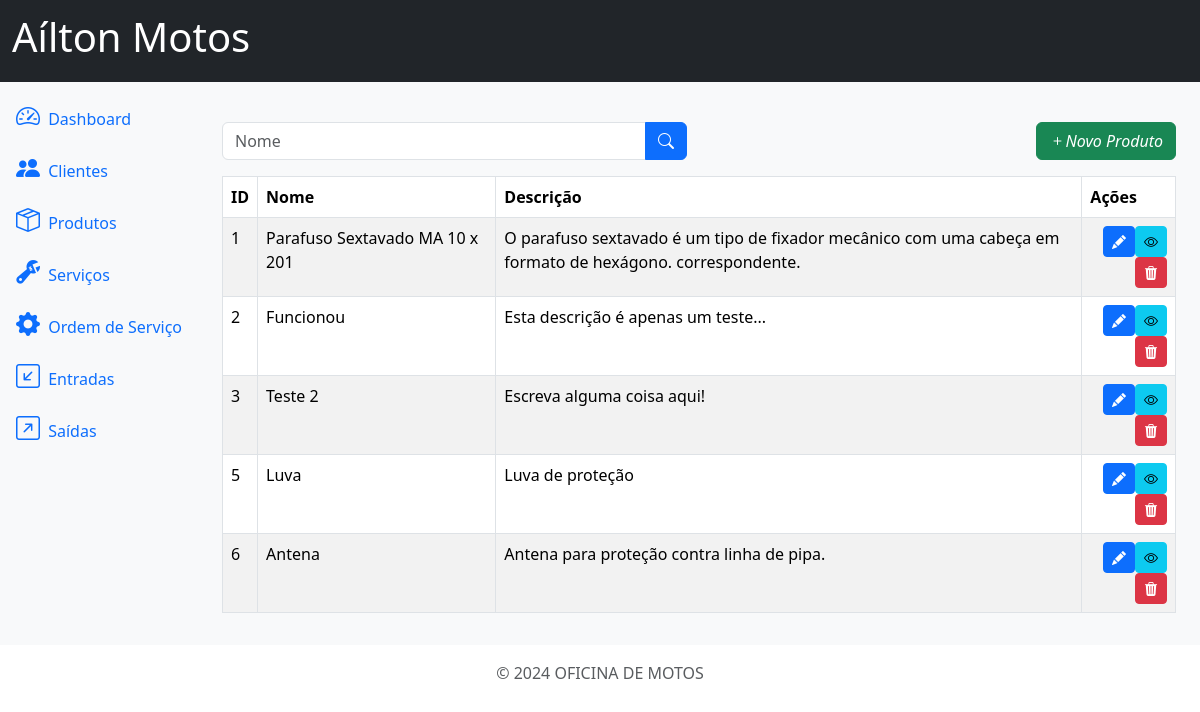
Before: /products/ with the older database file.
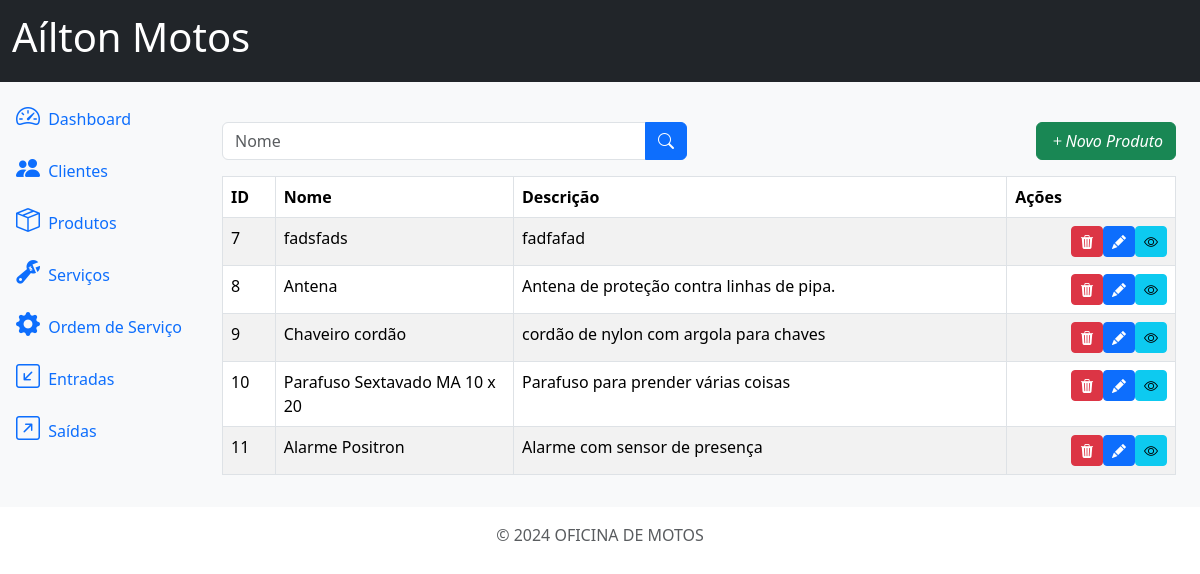
After: the same page with the newer database file.
### products/models.py (models this page shows, shortened)
class Product(models.Model):
    id = models.AutoField(primary_key=True)
    name = models.CharField(max_length=500, verbose_name='Nome')
    description = models.TextField(blank=True, null=True, verbose_name='Descrição')
    price = models.DecimalField(max_digits=20, decimal_places=2, verbose_name='Preço')
    quantity = models.IntegerField(default=0, verbose_name='Quantidade')
    comments = models.TextField(blank=True, null=True, verbose_name='Observações')
    class Meta:
        verbose_name = ('Produto')
        verbose_name_plural = ('Produtos')

### products/views.py (the view)
# urls.py: path('products/', ProductListView.as_view(), name='products'),
class ProductListView(ListView):
    model = Product
    template_name = 'products.html'
    context_object_name = 'products'
    paginate_by = 10
    def get_queryset(self):
        queryset = super().get_queryset()
        name = self.request.GET.get('name')
        if name:
            queryset = queryset.filter(name__icontains=name)
        return queryset

### products/templates/products.html (shortened to what this page needs)
{% extends 'base.html' %}
{% block content %}
<div class="row mb-3">
    <div class="col-md-6">
        <form method="get" action="{% url 'products' %}">
            <div class="input-group">
                <input type="text" class="form-control" name="name" placeholder="Nome" value="{{ request.GET.name }}">
                <button type="submit" class="btn btn-primary">
                    <i class="bi bi-search"></i>
                </button>
            </div>
        </form>
    </div>
    <div class="col-md-6">
        <a href="{% url 'products_create' %}" class="btn btn-success float-end">
            <i class="bi bi-plus">Novo Produto</i>
        </a>
    </div>
</div>
<div class="table-responsive">
    <table class="table table-striped table-bordered">
        <thead class="thead-dark">
            <tr>
                <th>ID</th>
                <th class="w-25">Nome</th>
                <th>Descrição</th>
                <th>Ações</th>
            </tr>
        </thead>
        <tbody>
            {% for product in products %}
            <tr>
                <td>{{ product.id }}</td>
                <td>{{ product.name }}</td>
                <td>{{ product.description }}</td>
                <td>
                    <a href="{% url 'products_detail' product.id %}" class="btn btn-info btn-sm float-end">
                        <i class="bi bi-eye"></i>
                    </a>
                    <a href="{% url 'products_update' product.id %}" class="btn btn-primary btn-sm float-end">
                        <i class="bi bi-pencil-fill"></i>
                    </a>
                    <a href="{% url 'products_delete' product.id %}" class="btn btn-danger btn-sm float-end" >
                        <i class="bi bi-trash3-fill"></i>
                    </a>
                </td>
            </tr>
            {% endfor %}
        </tbody>
    </table>
</div>
{% endblock %}

### app/templates/base.html (shortened to what this page needs)
<!DOCTYPE html>
<html lang="pt-br">
<head>
  <link href="https://cdn.jsdelivr.net/npm/bootstrap@5.3.3/dist/css/bootstrap.min.css" rel="stylesheet">
  <link rel="stylesheet" href="https://cdn.jsdelivr.net/npm/bootstrap-icons@1.11.3/font/bootstrap-icons.min.css">
  <link href="https://cdn.jsdelivr.net/npm/select2@4.1.0-rc.0/dist/css/select2.min.css" rel="stylesheet" />
</head>
<body>
  {% include 'components/_header.html' %}
  <div class="container-fluid bg-light">
    {% include 'components/_sidebar.html' %}
    <div class="col py-3">
      <div class="container mt-4">
        <main>
          {% block content %}
          {% endblock %}
        </main>
      </div>
    </div>
  </div>
  </div>
  {% include 'components/_footer.html' %}
</body>
</html>

### app/templates/components/_header.html
<nav class="navbar navbar-expand-lg navbar-light bg-dark">
  <div class="container-fluid">
    <a class="navbar-brand text-white" href="{% url 'customers' %}"><h1>Aílton Motos</h1></a>
  </div>
</nav>

### app/templates/components/_sidebar.html (shortened to what this page needs)
<div class="row flex-nowrap">
  <div class="col-auto col-md-0 col-xl-0 px-0 bg-light">
    <div class="d-flex flex-column align-items-center align-items-sm-start px-3 pt-2 text-white">
      <div class="collapse d-sm-block" id="menuCollapse">
        <ul class="nav flex-column align-items-start" id="menu">
          <li>
            <a href="#" class="nav-link px-0 align-middle">
              <i class="bi bi-speedometer2 fs-4"></i>
              <span class="ms-1">Dashboard</span>
            </a>
          </li>
          <li>
            <a href="{% url 'customers' %}" class="nav-link px-0 align-middle">
              <i class="bi bi-people-fill fs-4"></i>
              <span class="ms-1">Clientes</span>
            </a>
          </li>
          <li>
            <a href="{% url 'products' %}" class="nav-link px-0 align-middle">
              <i class="bi bi-box-seam fs-4"></i>
              <span class="ms-1">Produtos</span>
            </a>
          </li>
          <li>
            <a href="{% url 'services' %}" class="nav-link px-0 align-middle">
              <i class="bi bi-wrench-adjustable fs-4"></i>
              <span class="ms-1">Serviços</span>
            </a>
          </li>
          <li>
            <a href="{% url 'service_orders' %}" class="nav-link px-0 align-middle">
              <i class="bi bi-gear-fill fs-4"></i>
              <span class="ms-1">Ordem de Serviço</span>
            </a>
          </li>
          <li>
            <a href="#" class="nav-link px-0 align-middle">
              <i class="bi bi-arrow-down-left-square fs-4"></i>
              <span class="ms-1">Entradas</span>
            </a>
          </li>
          <li>
            <a href="#" class="nav-link px-0 align-middle">
              <i class="bi bi-arrow-up-right-square fs-4"></i>
              <span class="ms-1">Saídas</span>
            </a>
          </li>
        </ul>
      </div>
    </div>
  </div>

### app/templates/components/_footer.html
<footer class="footer mt-auto py-3 text-center">
  <div class="container">
    <span class="text-muted">© 2024 OFICINA DE MOTOS</span>
  </div>
</footer>

Changed rows visible on the page:
removed Product: id "1", name "Parafuso Sextavado MA 10 x 201", description "O parafuso sextavado é um tipo de fixador mecânico com uma cabeça em formato de hexágono. correspondente."
removed Product: id "2", name "Funcionou", description "Esta descrição é apenas um teste..."
removed Product: id "3", name "Teste 2", description "Escreva alguma coisa aqui!"
removed Product: id "5", name "Luva", description "Luva de proteção"
removed Product: id "6", name "Antena", description "Antena para proteção contra linha de pipa."
added Product: id "7", name "fadsfads", description "fadfafad"
added Product: id "8", name "Antena", description "Antena de proteção contra linhas de pipa."
added Product: id "9", name "Chaveiro cordão", description "cordão de nylon com argola para chaves"
added Product: id "10", name "Parafuso Sextavado MA 10 x 20", description "Parafuso para prender várias coisas"
added Product: id "11", name "Alarme Positron", description "Alarme com sensor de presença"
